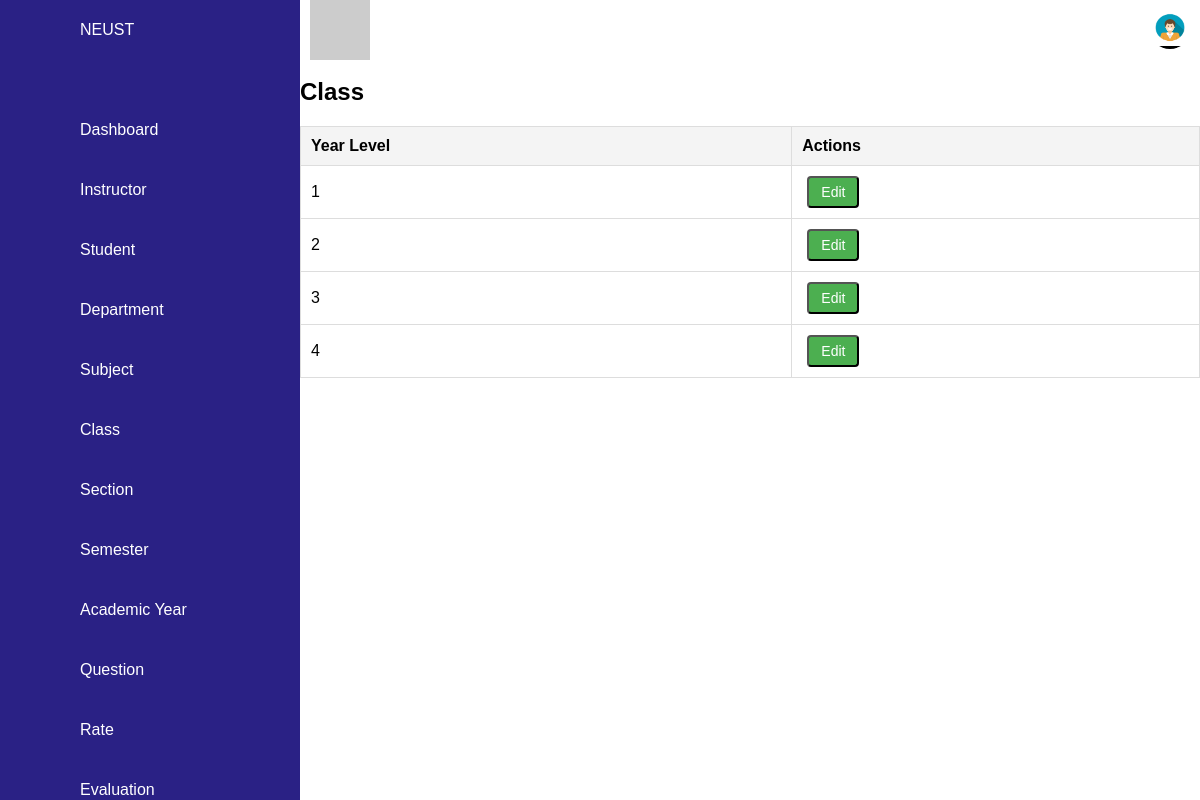
Screenshot of /class.php with the database file from the repository.
### tables this page shows
CREATE TABLE `class` (
  `class_id` int(11) NOT NULL,
  `year_level` int(11) DEFAULT NULL,
  `section_id` int(11) DEFAULT NULL
);

### class.php (the view, shortened to what this page needs)
<?php
$servername = "localhost";
$username = "root";
$password = "";
$dbname = "cap";
$conn = new mysqli($servername, $username, $password, $dbname);
$result = null;
if (isset($_GET['class_id'])) {
    $class_id = $_GET['class_id'];
    $stmt = $conn->prepare("SELECT * FROM class WHERE class_id = ?");
    $stmt->bind_param("i", $class_id);
    $stmt->execute();
    $result = $stmt->get_result();
    if ($result->num_rows > 0) {
        $classToEdit = $result->fetch_assoc();
    } else {
        echo "Subject not found.";
    }
    $stmt->close();
} else {
    $stmt = $conn->prepare("SELECT * FROM class");
    $stmt->execute();
    $result = $stmt->get_result();
}
?>
<!DOCTYPE html>
<html lang="en">
<head>
    <link rel="stylesheet" href="style.css">
</head>
<body>
<div class="containerr">
    <div class="navigation">
    <ul>
                <li>
                    <a href="index.php">
                        <span class="icon"><ion-icon name="school"></ion-icon></span>
                        <span class="title">NEUST</span>
                    </a>
                </li>
                <li id="dashboard">
                    <a href="dashboard.php"><span class="icon"><ion-icon name="home"></ion-icon></span><span class="title">Dashboard</span></a>
                </li>
                <li id="instructor">
                    <a href="instructor.php"><span class="icon"><ion-icon name="person-add"></ion-icon></span><span class="title">Instructor</span></a>
                </li>
                <li id="student">
                    <a href="student.php"><span class="icon"><ion-icon name="person-add"></ion-icon></span><span class="title">Student</span></a>
                </li>
                <li id="department">
                    <a href="department.php"><span class="icon"><ion-icon name="desktop"></ion-icon></span><span class="title">Department</span></a>
                </li>
                <li id="subject">
                <a href="subject.php"><span class="icon"><ion-icon name="desktop"></ion-icon></span><span class="title">Subject</span></a>
                </li>
                <li id="class">
                    <a href="class.php"><span class="icon"><ion-icon name="desktop"></ion-icon></span><span class="title">Class</span></a>
                </li>
                <li id="section">
                    <a href="section.php"><span class="icon"><ion-icon name="desktop"></ion-icon></span><span class="title">Section</span></a>
                </li>
                <li id="semester">
                    <a href="semester.php"><span class="icon"><ion-icon name="desktop"></ion-icon></span><span class="title">Semester</span></a>
                </li>
                <li id="academic">
                    <a href="acad_year.php"><span class="icon"><ion-icon name="desktop"></ion-icon></span><span class="title">Academic Year</span></a>
                </li>
                <li id="question">
                    <a href="question.php"><span class="icon"><ion-icon name="desktop"></ion-icon></span><span class="title">Question</span></a>
                </li>
                <li id="rate">
                    <a href="rate.php"><span class="icon"><ion-icon name="desktop"></ion-icon></span><span class="title">Rate</span></a>
                </li>
                <li id="evaluation">
                    <a href="evaluation.php"><span class="icon"><ion-icon name="desktop"></ion-icon></span><span class="title">Evaluation</span></a>
                </li>
            </ul>
    </div>
    <div class="main">
        <div class="topbar">
            <div class="toggle">
            </div>
            <div class="user">
                <div class="dropdown">
                    <button class="dropdown-btn">
                        <img src="/img/admin.jpg" alt="User Profile" class="profile-img">
                    </button>
                </div>
            </div>
        </div>
        <h2> Class</h2>
        <div class="table-wrapper">
            <table class="table table-bordered">
                <thead>
                    <tr>
                        <th>Year Level</th>
                        <th>Actions</th>
                    </tr>
                </thead>
                <tbody>
                    <?php if ($result->num_rows > 0): ?>
                        <?php while($row = $result->fetch_assoc()): ?>
                            <tr>
                                <td><?php echo $row['year_level']; ?></td>
                                <td>
                                    <button class="btn btn-success edit-btn" onclick="openEditModal(<?php echo $row['class_id']; ?>, '<?php echo $row['year_level']; ?>')">Edit</button>
                                </td>
                            </tr>
                        <?php endwhile; ?>
                    <?php else: ?>
                        <tr><td colspan="4">No subjects found</td></tr>
                    <?php endif; ?>
                </tbody>
            </table>
        </div>
    </div>
</div>
</body>
</html>

### style.css (style rules this page uses)
* { font-family: "Ubuntu", sans-serif; margin: 0; padding: 0; box-sizing: border-box; }
:root { --blue: #2a2185; --white: #fff; --gray: #f5f5f5; --black1: #222; --black2: #999; --primary-blue: #003b5c; --secondary-yellow: #f8c51c; --accent-light-blue: #5b8c9b; --background-color: #f4f4f4; }
body { min-height: 100vh; overflow-x: hidden; }
.navigation { position: fixed; width: 300px; height: 100%; background: var(--blue); border-left: 10px solid var(--blue); transition: 0.5s; overflow: auto; }
.navigation ul { position: absolute; top: 0; left: 0; width: 100%; }
.navigation ul li { position: relative; width: 100%; list-style: none; border-top-left-radius: 30px; border-bottom-left-radius: 30px; }
.navigation ul li:nth-child(1) { margin-bottom: 40px; pointer-events: none; }
.navigation ul li a { position: relative; display: block; width: 100%; display: flex; text-decoration: none; color: var(--white); }
.navigation ul li a .icon { position: relative; display: block; min-width: 60px; height: 60px; line-height: 73px; text-align: center; }
.navigation ul li a .title { display: block; padding: 0 10px; height: 60px; line-height: 60px; text-align: start; white-space: nowrap; }
li#student > a { cursor: pointer; }
.main { position: absolute; width: calc(100% - 300px); left: 300px; min-height: 100vh; background: var(--white); transition: 0.5s; }
.topbar { width: 100%; height: 60px; display: flex; justify-content: space-between; align-items: center; padding: 0 10px; }
.toggle { position: relative; width: 60px; height: 60px; background: #ccc; display: flex; justify-content: center; align-items: center; font-size: 2.5rem; cursor: pointer; }
.dropdown-btn { background: none; border: none; cursor: pointer; padding: 0; display: block; z-index: 10; }
.profile-img { width: 40px; height: 40px; border-radius: 50%; }
.btn { text-decoration: none; padding: 6px 12px; margin: 0 5px; border-radius: 4px; font-size: 14px; display: inline-block; text-align: center; transition: all 0.3s ease; }
.edit-btn { background-color: #4CAF50; color: white; }
th, td { padding: 10px; text-align: left; }
th { background-color: #f4f4f4; }
td { border-bottom: 1px solid #ddd; }
table { width: 100%; margin-top: 20px; border-collapse: collapse; }
table, th, td { border: 1px solid #ddd; }

### rows the page displays
class: year_level "1"
class: year_level "2"
class: year_level "3"
class: year_level "4"
